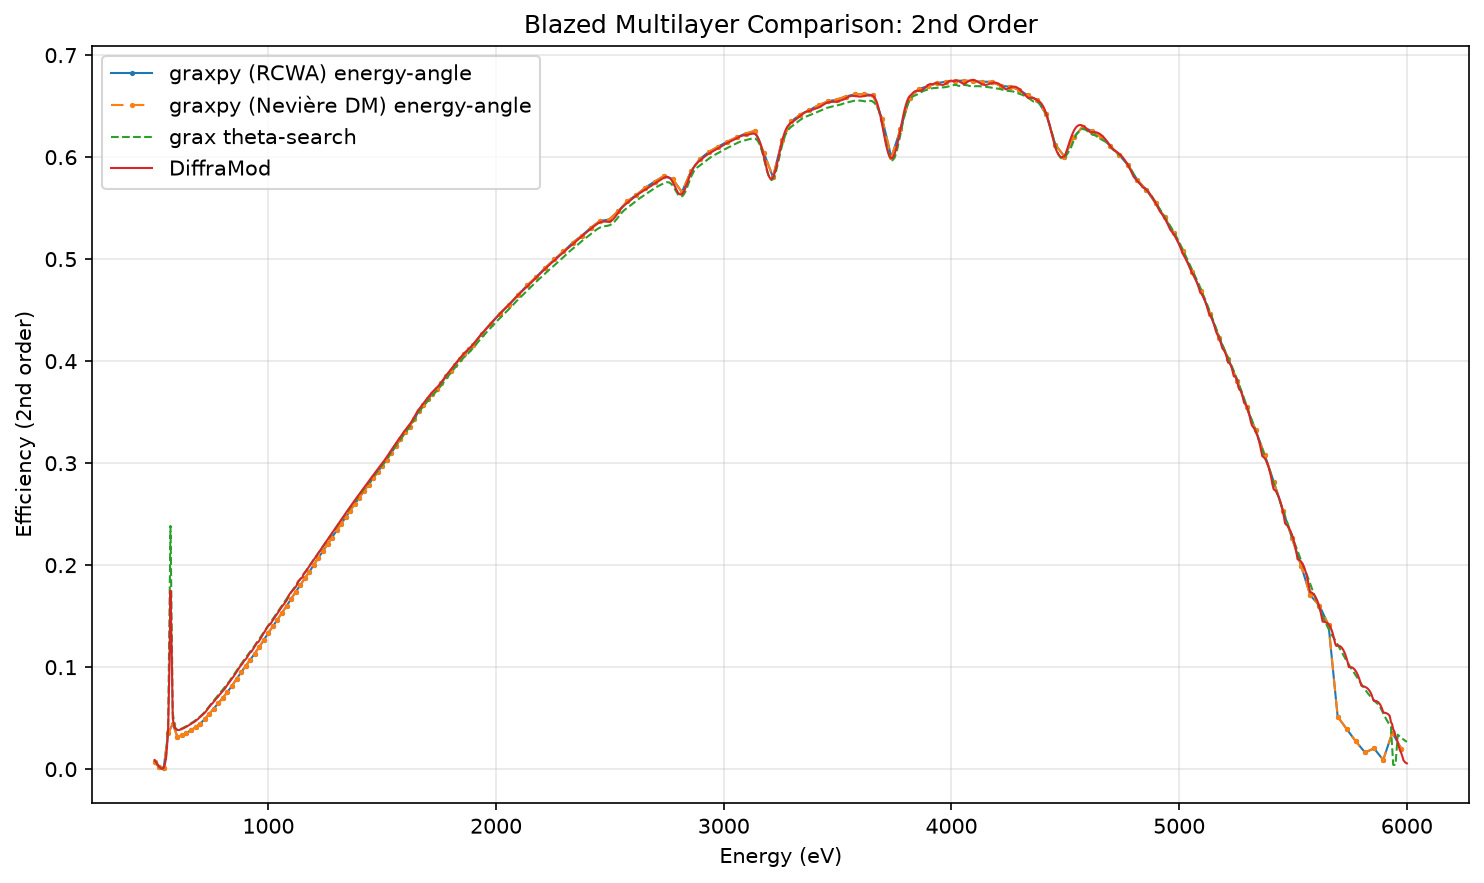

This chart was generated by the following Python code:
"""Compare blazed multilayer efficiencies from grax and DiffraMod."""

from __future__ import annotations

import sys
from pathlib import Path

import matplotlib.pyplot as plt
import pandas as pd

sys.path.insert(0, str(Path(__file__).resolve().parents[1]))
from _solver_comparison import load_grax_curves  # noqa: E402



base_path = Path(__file__).resolve().parent
project_root = base_path.parent.parent
theta_search_results_path = project_root / "examples" / "simulation" / "multilayer_theta_search" / "results"

print("graxpy curves:")
grax_curves = load_grax_curves(
    base_path / "results" / "blazed_multilayer_all_orders.csv",
    order=-2,
)

theta_search_results = pd.read_csv(
    theta_search_results_path / "multilayer_theta_search_all_orders.csv"
)
theta_search_order = theta_search_results[theta_search_results["order"] == -2].copy()
theta_search_order = theta_search_order.sort_values("energy_ev")

diffmod_results = pd.read_csv(
    base_path / "simulation" / "DiffractMod_CrC_d4.8_N60_new.dat",
    sep=r"\s+",
    engine="python",
)
diffmod_results = diffmod_results[["Energy", "Efficiency(GR)"]].copy()
diffmod_results = diffmod_results.apply(pd.to_numeric, errors="coerce").dropna()

plt.figure(figsize=(10, 6))
for curve in grax_curves:
    plt.plot(
        curve.energy_ev,
        curve.efficiency,
        label=f"{curve.label} energy-angle",
        linewidth=1.0,
        marker=".",
        markersize=3,
        **curve.style,
    )
plt.plot(
    theta_search_order["energy_ev"],
    theta_search_order["efficiency"],
    label="grax theta-search",
    linewidth=1.0,
    # marker="o",
    linestyle="--",
)
plt.plot(
    diffmod_results["Energy"],
    diffmod_results["Efficiency(GR)"],
    label="DiffraMod",
    linewidth=1.0,
    linestyle="-",
)

plt.xlabel("Energy (eV)")
plt.ylabel("Efficiency (2nd order)")
plt.title("Blazed Multilayer Comparison: 2nd Order")
plt.grid(True, alpha=0.3)
plt.legend()
plt.tight_layout()

output_path = base_path / "comparison_blazed_multilayer_sweep.png"
plt.savefig(output_path, dpi=150, bbox_inches="tight")
print(f"Plot saved to: {output_path}")

plt.figure(figsize=(10, 6))
for curve in grax_curves:
    plt.plot(
        curve.energy_ev,
        curve.efficiency,
        label=f"{curve.label} energy-angle",
        linewidth=1.0,
        marker=".",
        markersize=4,
        **curve.style,
    )
plt.plot(
    theta_search_order["energy_ev"],
    theta_search_order["efficiency"],
    label="grax theta-search",
    linewidth=1.0,
    linestyle="--",
)
plt.plot(
    diffmod_results["Energy"],
    diffmod_results["Efficiency(GR)"],
    label="DiffraMod",
    linewidth=1.0,
    linestyle=":",
)

plt.xlim(550, 600)
plt.ylim(0.0, 0.4)
plt.xlabel("Energy (eV)")
plt.ylabel("Efficiency (2nd order)")
plt.title("Blazed Multilayer Comparison: 2nd Order (550-600 eV)")
plt.grid(True, alpha=0.3)
plt.legend()
plt.tight_layout()

zoom_output_path = base_path / "comparison_blazed_multilayer_sweep_550_600eV.png"
plt.savefig(zoom_output_path, dpi=150, bbox_inches="tight")
print(f"Zoom plot saved to: {zoom_output_path}")
